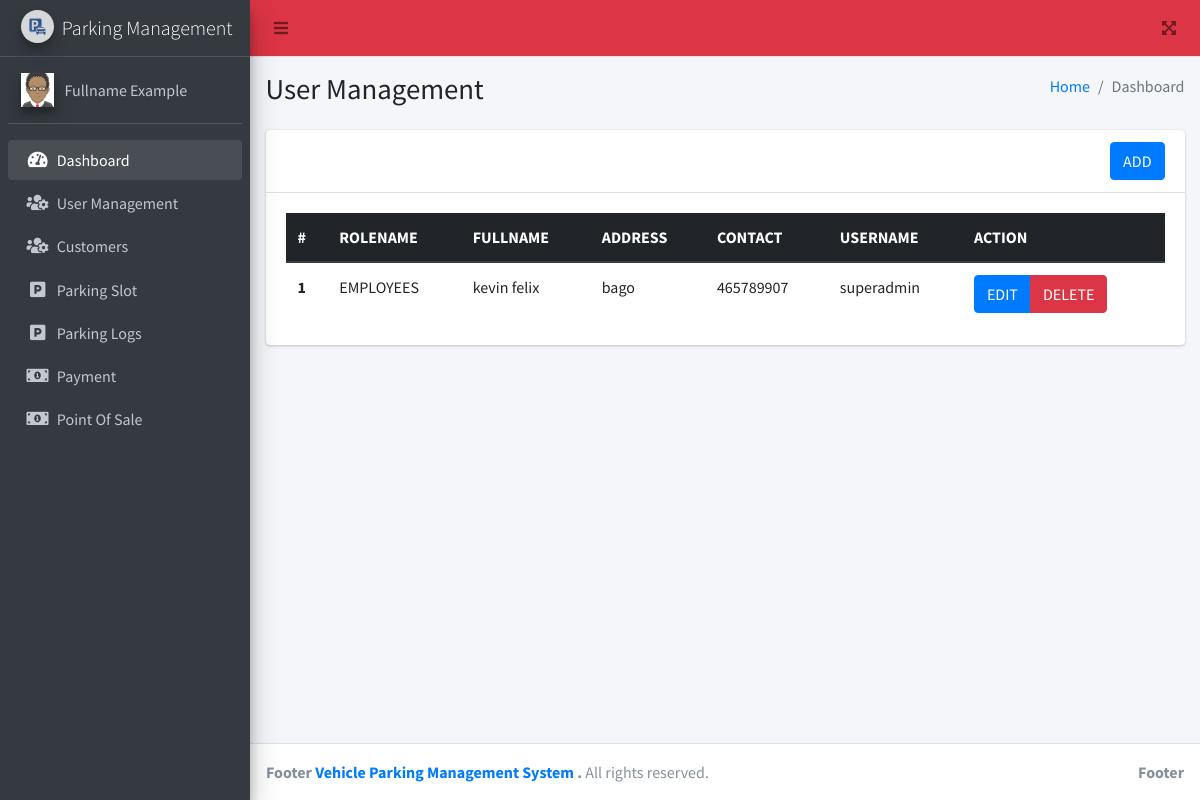
Page /Admin/usermanagement.php on the committed database.
### tables this page shows
CREATE TABLE `users` (
  `USER_ID` int(11) NOT NULL,
  `ROLE_ID` int(11) NOT NULL,
  `FNAME` varchar(255) NOT NULL,
  `LNAME` varchar(255) NOT NULL,
  `ADDRESS` varchar(255) NOT NULL,
  `CONTACT` varchar(11) NOT NULL,
  `USERNAME` varchar(255) NOT NULL,
  `PASSWORD` varchar(255) NOT NULL
);

CREATE TABLE `roles` (
  `ID` int(11) NOT NULL,
  `ROLENAME` varchar(30) NOT NULL
);

### Classes/CONFIGDB.php (called while the page is built, shortened)
<?php
	class CONFIGDB
	{
		private $_host = 'localhost';
		private $_username = 'root';
		private $_password = '';
		private $_database = 'hpms';
		protected $connection;
		public function __construct()
		{
			if (!isset($this->connection)) {
				$this->connection = new mysqli($this->_host, $this->_username, $this->_password, $this->_database);
			}
			return $this->connection;
		}
	}
?>

### Classes/CRUDAPI.php (called while the page is built, shortened)
<?php
include_once 'CONFIGDB.php';
class CRUDAPI extends CONFIGDB
{
	public function getData($query)
	{
		$result = $this->connection->query($query);
		$rows = array();
		while ($row = $result->fetch_assoc()) {
			$rows[] = $row;
		}
		return $rows;
	}
}
?>

### Admin/usermanagement.php (the view, shortened to what this page needs)
  <?php
    include_once("../Classes/CRUDAPI.php");
    $crudapi = new CRUDAPI();
  ?>
<?php include("layouts/header.php");?>
<div class="wrapper">
  <?php include("layouts/navigationbar.php");?>
  <?php include("layouts/sidebar.php");?>
  <div class="content-wrapper">
    <div class="content-header">
      <div class="container-fluid">
        <div class="row mb-2">
          <div class="col-sm-6">
            <h1 class="m-0">User Management</h1>
          </div>
          <div class="col-sm-6">
            <ol class="breadcrumb float-sm-right">
              <li class="breadcrumb-item"><a href="#">Home</a></li>
              <li class="breadcrumb-item active">Dashboard</li>
            </ol>
          </div>
        </div>
      </div>
    </div>
    <section class="content">
      <div class="container-fluid">
        <div class="card">
          <div class="card-header">
            <button type="button" class="btn btn-primary" data-toggle="modal" data-target="#usersModal" style="float:right;">ADD</button>
          </div>
          <div class="card-body">
            <table class="table">
              <thead class="thead-dark">
                <tr>
                  <th scope="col">#</th>
                  <th scope="col">ROLENAME</th>
                  <th scope="col">FULLNAME</th>
                  <th scope="col">ADDRESS</th>
                  <th scope="col">CONTACT</th>
                  <th scope="col">USERNAME</th>
                  <th scope="col">ACTION</th>
                </tr>
              </thead>
              <tbody>
              <?php
                  $query = "SELECT * FROM `users` LEFT JOIN roles ON roles.ID = users.ROLE_ID where users.ROLE_ID != 1";
                  $result = $crudapi->getData($query);
                  $number = 1;
                  foreach ($result as $key => $data) {
              ?>
                  <tr>
                    <th scope="row"><?php echo $number; ?></th>
                    <td><?php echo $data["ROLENAME"] ?></td>
                    <td><?php echo $data["FNAME"]." ".$data["LNAME"]; ?></td>
                    <td><?php echo $data["ADDRESS"] ?></td>
                    <td><?php echo $data["CONTACT"] ?></td>
                    <td><?php echo $data["USERNAME"] ?></td>
                    <td>
                      <div class="btn-group" role="group" aria-label="Basic example">
                        <button type="button" data-id="<?php echo $data['USER_ID']; ?>" class="btn btn-primary" id="editbtn">EDIT</button>
                        <button type="button" data-id="<?php echo $data['USER_ID']; ?>" class="btn btn-danger" id="deletebtn">DELETE</button>
                      </div>
                    </td>
                  </tr>
                <?php $number++; } ?>
              </tbody>
            </table>
          </div>
        </div>
      </div>
    </section>
  </div>
  <?php include("layouts/footer.php");?>
</div>
<?php include("layouts/scripts.php");?>

### rows in the picture
users: ROLE_ID.ROLENAME "EMPLOYEES", FNAME "kevin", LNAME "felix", ADDRESS "bago", CONTACT "465789907", USERNAME "superadmin"
